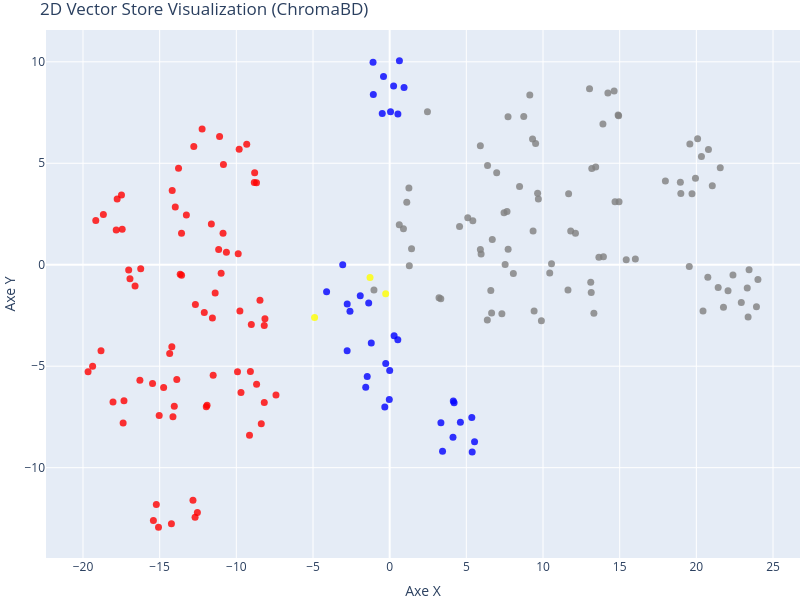

The code cell stored with this chart in its notebook:
### Markdown cell above
#### En 2D

### Code cell
tsne_2d = TSNE(n_components=2, random_state=42, perplexity=min(30, len(vectors)-1))
vectors_2d = tsne_2d.fit_transform(vectors)

# Create the 2D scarte
fig_2d = go.Figure(data=[go.Scatter(
    x=vectors_2d[:, 0],
    y=vectors_2d[:, 1],
    mode='markers',
    marker=dict(size=7, color=colors, opacity=0.8),
    text=[f"Type: {t}<br>Texte: {d[:100]}..." for t, d in zip(doc_types, documents)],
    hoverinfo='text'
)])

fig_2d.update_layout(
    title="2D Vector Store Visualization (ChromaBD)", 
    xaxis_title='Axe X', 
    yaxis_title='Axe Y',
    width=800,
    height=600,
    margin=dict(l=0, r=0, b=0, t=30)
)

fig_2d.show()

### Figure 1 — Plotly figure (JSON) as saved in the notebook; plotly's stock layout.template omitted (floating-point values rounded to 4 significant figures; data arrays with more than 128 entries replaced by an {"elided": "..."} marker saying what was removed)
{"data": [{"hoverinfo": "text", "marker": {"color": {"elided": "197 str values"}, "opacity": 0.8, "size": 7}, "mode": "markers", "text": {"elided": "197 str values"}, "type": "scatter", "x": {"elided": "197 float values"}, "y": {"elided": "197 float values"}}], "layout": {"height": 600, "margin": {"b": 0, "l": 0, "r": 0, "t": 30}, "title": {"text": "2D Vector Store Visualization (ChromaBD)"}, "width": 800, "xaxis": {"title": {"text": "Axe X"}}, "yaxis": {"title": {"text": "Axe Y"}}}}
